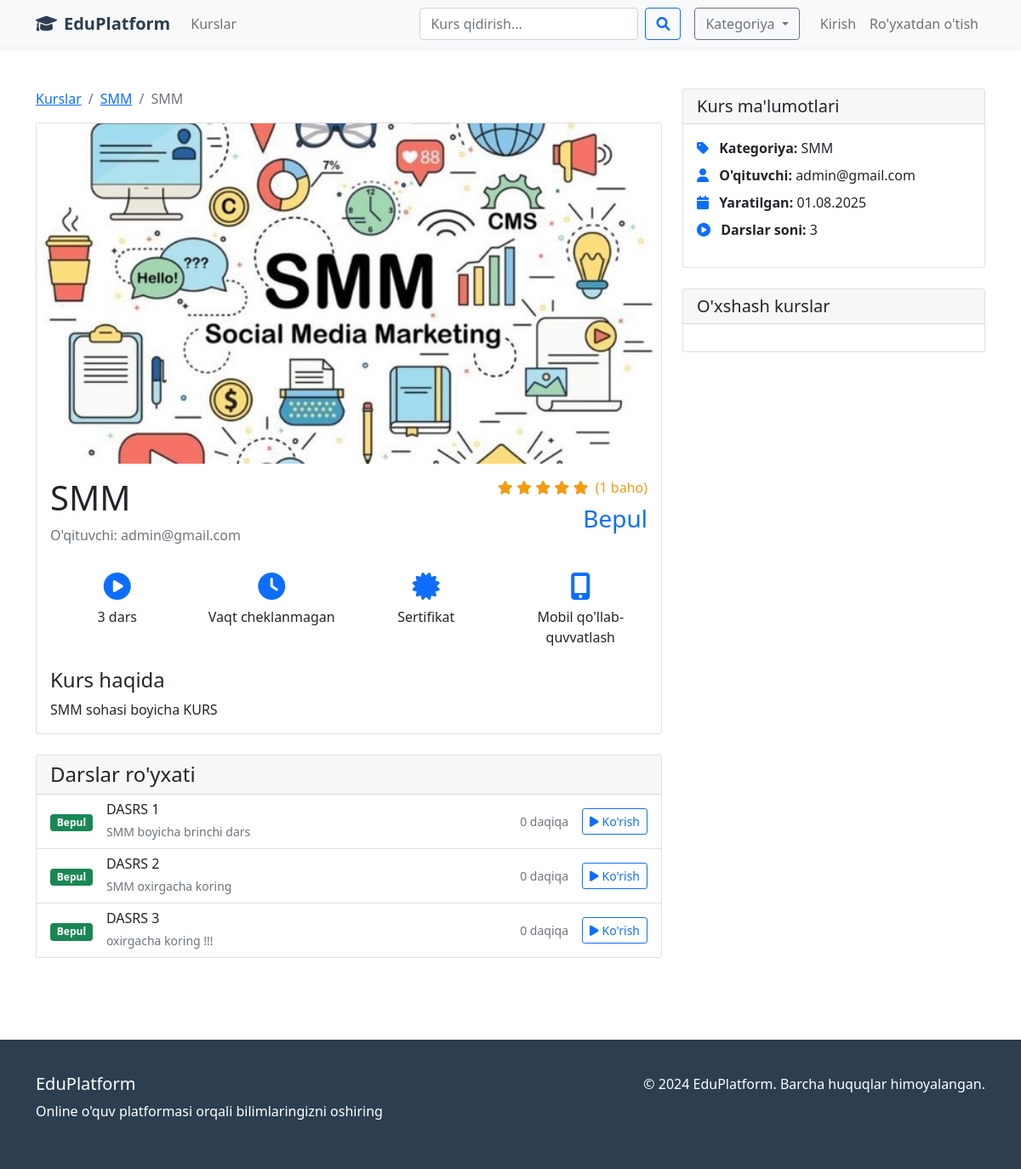
Screenshot of /course/10/ with the database file from the repository.
### courses/models.py (models this page shows, shortened)
class Course(models.Model):
    title = models.CharField(max_length=200, verbose_name="Kurs nomi")
    slug = models.SlugField(max_length=200, unique=True, blank=True, verbose_name="Slug")
    description = models.TextField(verbose_name="Kurs tavsifi")
    category = models.ForeignKey(Category, on_delete=models.CASCADE, verbose_name="Kategoriya")
    instructor = models.ForeignKey(User, on_delete=models.CASCADE, verbose_name="O'qituvchi")
    price = models.DecimalField(max_digits=10, decimal_places=2, verbose_name="Narxi")
    image = models.ImageField(upload_to='course_images/', blank=True, null=True, verbose_name="Rasm")
    created_at = models.DateTimeField(auto_now_add=True)
    updated_at = models.DateTimeField(auto_now=True)
    is_active = models.BooleanField(default=True, verbose_name="Faol")
    class Meta:
        verbose_name = "Kurs"
        verbose_name_plural = "Kurslar"
    @property
    def average_rating(self):
        ratings = self.rating_set.all()
        if ratings:
            return sum(r.rating for r in ratings) / len(ratings)
        return 0
    @property
    def total_lessons(self):
        return self.lesson_set.count()

class Category(models.Model):
    name = models.CharField(max_length=100, verbose_name="Kategoriya nomi")
    description = models.TextField(blank=True, verbose_name="Tavsif")
    created_at = models.DateTimeField(auto_now_add=True)
    class Meta:
        verbose_name = "Kategoriya"
        verbose_name_plural = "Kategoriyalar"

class Lesson(models.Model):
    course = models.ForeignKey(Course, on_delete=models.CASCADE, verbose_name="Kurs")
    title = models.CharField(max_length=200, verbose_name="Dars nomi")
    description = models.TextField(verbose_name="Dars tavsifi")
    video_url = models.URLField(blank=True, null=True, verbose_name="Video URL")
    video_file = models.FileField(
        upload_to='lesson_videos/',
        blank=True,
        null=True,
        validators=[FileExtensionValidator(allowed_extensions=['mp4', 'mov', 'avi', 'mkv'])],
        verbose_name="Video fayl"
    )
    duration = models.IntegerField(help_text="Daqiqalarda", verbose_name="Davomiyligi")
    order = models.IntegerField(default=0, verbose_name="Tartib")
    is_free = models.BooleanField(default=False, verbose_name="Bepul")
    created_at = models.DateTimeField(auto_now_add=True)
    class Meta:
        verbose_name = "Dars"
        verbose_name_plural = "Darslar"
        ordering = ['order']

### courses/views.py (the view)
# urls.py: path('course/<int:course_id>/', views.course_detail, name='course_detail'),
def course_detail(request, course_id):
    course = get_object_or_404(Course, id=course_id, is_active=True)
    lessons = course.lesson_set.all()
    user_has_course = False
    if request.user.is_authenticated:
        user_has_course = UserCourse.objects.filter(user=request.user, course=course).exists()
    user_rating = None
    if request.user.is_authenticated:
        user_rating = Rating.objects.filter(user=request.user, course=course).first()
    if request.method == 'POST' and request.user.is_authenticated:
        form = RatingForm(request.POST)
        if form.is_valid():
            rating, created = Rating.objects.get_or_create(
                user=request.user,
                course=course,
                defaults={'rating': form.cleaned_data['rating'], 'comment': form.cleaned_data['comment']}
            )
            if not created:
                rating.rating = form.cleaned_data['rating']
                rating.comment = form.cleaned_data['comment']
                rating.save()
            messages.success(request, 'Bahoyingiz saqlandi!')
            return redirect('courses:course_detail', course_id=course.id)
    else:
        form = RatingForm(instance=user_rating)
    context = {
        'course': course,
        'lessons': lessons,
        'user_has_course': user_has_course,
        'form': form,
        'user_rating': user_rating,
    }
    return render(request, 'courses/course_detail.html', context)

### courses/forms.py
class RatingForm(forms.ModelForm):
    class Meta:
        model = Rating
        fields = ['rating', 'comment']
        widgets = {
            'rating': forms.Select(choices=[(i, i) for i in range(1, 6)]),
            'comment': forms.Textarea(attrs={'rows': 4, 'placeholder': 'Kurs haqida fikringizni yozing...'}),
        }
        labels = {
            'rating': 'Baho',
            'comment': 'Izoh',
        }

### templates/courses/course_detail.html (shortened to what this page needs)
{% extends 'base.html' %}
{% block content %}
<div class="container py-5">
    <div class="row">
        <div class="col-lg-8">
            <nav aria-label="breadcrumb">
                <ol class="breadcrumb">
                    <li class="breadcrumb-item"><a href="{% url 'courses:course_list' %}">Kurslar</a></li>
                    <li class="breadcrumb-item"><a href="{% url 'courses:course_list' %}?category={{ course.category.id }}">{{ course.category.name }}</a></li>
                    <li class="breadcrumb-item active">{{ course.title }}</li>
                </ol>
            </nav>
            <div class="card mb-4">
                {% if course.image %}
                <img src="{{ course.image.url }}" class="card-img-top" alt="{{ course.title }}" style="height: 400px; object-fit: cover;">
                {% endif %}
                <div class="card-body">
                    <div class="d-flex justify-content-between align-items-start mb-3">
                        <div>
                            <h1 class="card-title">{{ course.title }}</h1>
                            <p class="text-muted">O'qituvchi: {{ course.instructor.username }}</p>
                        </div>
                        <div class="text-end">
                            <div class="rating mb-2">
                                {% for i in "12345" %}
                                {% if forloop.counter <= course.average_rating %}
                                <i class="fas fa-star"></i>
                                {% else %}
                                <i class="far fa-star"></i>
                                {% endif %}
                                {% endfor %}
                                <span class="ms-1">({{ course.rating_set.count }} baho)</span>
                            </div>
                            <h3 class="text-primary">
                                {% if course.price == 0 %}
                                Bepul
                                {% else %}
                                {{ course.price }} so'm
                                {% endif %}
                            </h3>
                        </div>
                    </div>
                    <div class="row mb-4">
                        <div class="col-md-3">
                            <div class="text-center">
                                <i class="fas fa-play-circle fa-2x text-primary mb-2"></i>
                                <p class="mb-0">{{ course.total_lessons }} dars</p>
                            </div>
                        </div>
                        <div class="col-md-3">
                            <div class="text-center">
                                <i class="fas fa-clock fa-2x text-primary mb-2"></i>
                                <p class="mb-0">Vaqt cheklanmagan</p>
                            </div>
                        </div>
                        <div class="col-md-3">
                            <div class="text-center">
                                <i class="fas fa-certificate fa-2x text-primary mb-2"></i>
                                <p class="mb-0">Sertifikat</p>
                            </div>
                        </div>
                        <div class="col-md-3">
                            <div class="text-center">
                                <i class="fas fa-mobile-alt fa-2x text-primary mb-2"></i>
                                <p class="mb-0">Mobil qo'llab-quvvatlash</p>
                            </div>
                        </div>
                    </div>
                    <h4>Kurs haqida</h4>
                    <p class="card-text">{{ course.description }}</p>
                </div>
            </div>
            <div class="card">
                <div class="card-header">
                    <h4 class="mb-0">Darslar ro'yxati</h4>
                </div>
                <div class="list-group list-group-flush">
                    {% for lesson in lessons %}
                    <div class="list-group-item d-flex justify-content-between align-items-center">
                        <div class="d-flex align-items-center">
                            <div class="me-3">
                                {% if lesson.is_free %}
                                <span class="badge bg-success">Bepul</span>
                                {% else %}
                                <span class="badge bg-warning">Pulli</span>
                                {% endif %}
                            </div>
                            <div>
                                <h6 class="mb-1">{{ lesson.title }}</h6>
                                <small class="text-muted">{{ lesson.description|truncatewords:10 }}</small>
                            </div>
                        </div>
                        <div class="d-flex align-items-center">
                            <small class="text-muted me-3">{{ lesson.duration }} daqiqa</small>
                            {% if lesson.is_free or user_has_course %}
                            <a href="{% url 'courses:lesson_detail' course.id lesson.id %}" class="btn btn-sm btn-outline-primary">
                                <i class="fas fa-play me-1"></i>Ko'rish
                            </a>
                            {% else %}
                            <button class="btn btn-sm btn-outline-secondary" disabled>
                                <i class="fas fa-lock me-1"></i>Bloklangan
                            </button>
                            {% endif %}
                        </div>
                    </div>
                    {% empty %}
                    <div class="list-group-item text-center text-muted">
                        <i class="fas fa-info-circle me-2"></i>Darslar hali qo'shilmagan
                    </div>
                    {% endfor %}
                </div>
            </div>
        </div>
        <div class="col-lg-4">
            <div class="card mb-4">
                <div class="card-header">
                    <h5 class="mb-0">Kurs ma'lumotlari</h5>
                </div>
                <div class="card-body">
                    <ul class="list-unstyled">
                        <li class="mb-2">
                            <i class="fas fa-tag me-2 text-primary"></i>
                            <strong>Kategoriya:</strong> {{ course.category.name }}
                        </li>
                        <li class="mb-2">
                            <i class="fas fa-user me-2 text-primary"></i>
                            <strong>O'qituvchi:</strong> {{ course.instructor.username }}
                        </li>
                        <li class="mb-2">
                            <i class="fas fa-calendar me-2 text-primary"></i>
                            <strong>Yaratilgan:</strong> {{ course.created_at|date:"d.m.Y" }}
                        </li>
                        <li class="mb-2">
                            <i class="fas fa-play-circle me-2 text-primary"></i>
                            <strong>Darslar soni:</strong> {{ course.total_lessons }}
                        </li>
                    </ul>
                </div>
            </div>
            <div class="card">
                <div class="card-header">
                    <h5 class="mb-0">O'xshash kurslar</h5>
                </div>
                <div class="card-body">
                </div>
            </div>
        </div>
    </div>
</div>
{% endblock %}

### templates/base.html (style rules this page uses)
.rating { color: #f39c12; }

### rows the page displays
Course: category.name "SMM", title "SMM", image (picture), instructor.username "admin@gmail.com", rating_set.count "1", total_lessons "3", description "SMM sohasi boyicha KURS", created_at "01.08.2025"
Lesson: is_free "Bepul", title "DASRS 1", description "SMM boyicha brinchi dars", duration "0"
Lesson: is_free "Bepul", title "DASRS 2", description "SMM oxirgacha koring", duration "0"
Lesson: is_free "Bepul", title "DASRS 3", description "oxirgacha koring !!!", duration "0"
